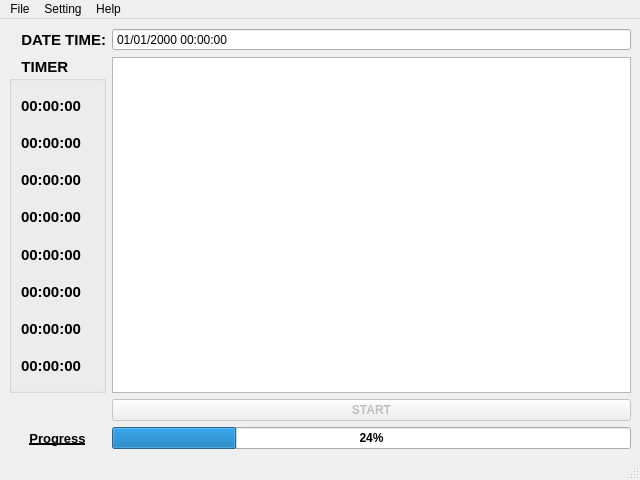
<?xml version="1.0" encoding="UTF-8"?>
<ui version="4.0">
 <class>MainWindow</class>
 <widget class="QMainWindow" name="MainWindow">
  <property name="windowModality">
   <enum>Qt::ApplicationModal</enum>
  </property>
  <property name="geometry">
   <rect>
    <x>0</x>
    <y>0</y>
    <width>640</width>
    <height>480</height>
   </rect>
  </property>
  <property name="windowTitle">
   <string>MarketCollect</string>
  </property>
  <property name="windowIcon">
   <iconset>
    <normaloff>icons/icon-app.jpg</normaloff>icons/icon-app.jpg</iconset>
  </property>
  <property name="layoutDirection">
   <enum>Qt::LeftToRight</enum>
  </property>
  <property name="autoFillBackground">
   <bool>false</bool>
  </property>
  <widget class="QWidget" name="centralwidget">
   <layout class="QGridLayout" name="gridLayout_2">
    <item row="1" column="3">
     <widget class="QPlainTextEdit" name="plainTxtLog">
      <property name="readOnly">
       <bool>true</bool>
      </property>
     </widget>
    </item>
    <item row="4" column="2">
     <widget class="QLabel" name="labelProgress">
      <property name="font">
       <font>
        <pointsize>10</pointsize>
        <weight>75</weight>
        <bold>true</bold>
        <underline>true</underline>
        <strikeout>false</strikeout>
       </font>
      </property>
      <property name="autoFillBackground">
       <bool>true</bool>
      </property>
      <property name="text">
       <string>Progress</string>
      </property>
      <property name="alignment">
       <set>Qt::AlignCenter</set>
      </property>
     </widget>
    </item>
    <item row="2" column="3">
     <widget class="QPushButton" name="btnStartStop">
      <property name="enabled">
       <bool>false</bool>
      </property>
      <property name="font">
       <font>
        <weight>75</weight>
        <bold>true</bold>
       </font>
      </property>
      <property name="text">
       <string>START</string>
      </property>
     </widget>
    </item>
    <item row="4" column="3">
     <widget class="QProgressBar" name="progressBar">
      <property name="font">
       <font>
        <weight>75</weight>
        <bold>true</bold>
       </font>
      </property>
      <property name="value">
       <number>24</number>
      </property>
      <property name="alignment">
       <set>Qt::AlignCenter</set>
      </property>
      <property name="textVisible">
       <bool>true</bool>
      </property>
      <property name="orientation">
       <enum>Qt::Horizontal</enum>
      </property>
     </widget>
    </item>
    <item row="0" column="3">
     <widget class="QDateTimeEdit" name="dateTimeEdit">
      <property name="autoFillBackground">
       <bool>true</bool>
      </property>
      <property name="wrapping">
       <bool>false</bool>
      </property>
      <property name="frame">
       <bool>true</bool>
      </property>
      <property name="readOnly">
       <bool>true</bool>
      </property>
      <property name="buttonSymbols">
       <enum>QAbstractSpinBox::NoButtons</enum>
      </property>
      <property name="showGroupSeparator" stdset="0">
       <bool>false</bool>
      </property>
      <property name="displayFormat">
       <string>dd/MM/yyyy hh:mm:ss</string>
      </property>
     </widget>
    </item>
    <item row="1" column="2" alignment="Qt::AlignHCenter">
     <widget class="QGroupBox" name="groupBox">
      <property name="sizePolicy">
       <sizepolicy hsizetype="Preferred" vsizetype="Preferred">
        <horstretch>0</horstretch>
        <verstretch>0</verstretch>
       </sizepolicy>
      </property>
      <property name="font">
       <font>
        <pointsize>11</pointsize>
        <weight>75</weight>
        <italic>false</italic>
        <bold>true</bold>
        <underline>false</underline>
       </font>
      </property>
      <property name="title">
       <string>   TIMER  </string>
      </property>
      <property name="flat">
       <bool>false</bool>
      </property>
      <property name="checkable">
       <bool>false</bool>
      </property>
      <layout class="QVBoxLayout" name="verticalLayout">
       <item>
        <widget class="QLabel" name="labelTimer0">
         <property name="font">
          <font>
           <pointsize>11</pointsize>
           <weight>75</weight>
           <italic>false</italic>
           <bold>true</bold>
           <underline>false</underline>
          </font>
         </property>
         <property name="text">
          <string>00:00:00</string>
         </property>
        </widget>
       </item>
       <item>
        <widget class="QLabel" name="labelTimer1">
         <property name="font">
          <font>
           <pointsize>11</pointsize>
           <weight>75</weight>
           <italic>false</italic>
           <bold>true</bold>
           <underline>false</underline>
          </font>
         </property>
         <property name="text">
          <string>00:00:00</string>
         </property>
        </widget>
       </item>
       <item>
        <widget class="QLabel" name="labelTimer2">
         <property name="font">
          <font>
           <pointsize>11</pointsize>
           <weight>75</weight>
           <italic>false</italic>
           <bold>true</bold>
           <underline>false</underline>
          </font>
         </property>
         <property name="text">
          <string>00:00:00</string>
         </property>
        </widget>
       </item>
       <item>
        <widget class="QLabel" name="labelTimer3">
         <property name="font">
          <font>
           <pointsize>11</pointsize>
           <weight>75</weight>
           <italic>false</italic>
           <bold>true</bold>
           <underline>false</underline>
          </font>
         </property>
         <property name="text">
          <string>00:00:00</string>
         </property>
        </widget>
       </item>
       <item>
        <widget class="QLabel" name="labelTimer4">
         <property name="font">
          <font>
           <pointsize>11</pointsize>
           <weight>75</weight>
           <italic>false</italic>
           <bold>true</bold>
           <underline>false</underline>
          </font>
         </property>
         <property name="text">
          <string>00:00:00</string>
         </property>
         <property name="textFormat">
          <enum>Qt::AutoText</enum>
         </property>
        </widget>
       </item>
       <item>
        <widget class="QLabel" name="labelTimer5">
         <property name="font">
          <font>
           <pointsize>11</pointsize>
           <weight>75</weight>
           <italic>false</italic>
           <bold>true</bold>
           <underline>false</underline>
          </font>
         </property>
         <property name="text">
          <string>00:00:00</string>
         </property>
        </widget>
       </item>
       <item>
        <widget class="QLabel" name="labelTimer6">
         <property name="font">
          <font>
           <pointsize>11</pointsize>
           <weight>75</weight>
           <italic>false</italic>
           <bold>true</bold>
           <underline>false</underline>
          </font>
         </property>
         <property name="text">
          <string>00:00:00</string>
         </property>
        </widget>
       </item>
       <item>
        <widget class="QLabel" name="labelTimer7">
         <property name="font">
          <font>
           <pointsize>11</pointsize>
           <weight>75</weight>
           <italic>false</italic>
           <bold>true</bold>
           <underline>false</underline>
          </font>
         </property>
         <property name="text">
          <string>00:00:00</string>
         </property>
        </widget>
       </item>
      </layout>
     </widget>
    </item>
    <item row="0" column="2">
     <widget class="QLabel" name="labelDateTime">
      <property name="font">
       <font>
        <pointsize>11</pointsize>
        <weight>75</weight>
        <bold>true</bold>
       </font>
      </property>
      <property name="text">
       <string>DATE TIME:</string>
      </property>
      <property name="alignment">
       <set>Qt::AlignRight|Qt::AlignTrailing|Qt::AlignVCenter</set>
      </property>
     </widget>
    </item>
   </layout>
  </widget>
  <widget class="QMenuBar" name="menubar">
   <property name="geometry">
    <rect>
     <x>0</x>
     <y>0</y>
     <width>640</width>
     <height>21</height>
    </rect>
   </property>
   <widget class="QMenu" name="menuFile">
    <property name="title">
     <string>File</string>
    </property>
    <addaction name="actionImport"/>
    <addaction name="actionSave_As"/>
    <addaction name="actionView_Output"/>
   </widget>
   <widget class="QMenu" name="menuSetting">
    <property name="title">
     <string>Setting</string>
    </property>
    <addaction name="actionRepeat_Timer"/>
    <addaction name="actionEmail_Notification"/>
    <addaction name="actionProfit_Formula"/>
    <addaction name="actionWeb_Browser_Driver"/>
    <addaction name="actionResource"/>
   </widget>
   <widget class="QMenu" name="menuHelp">
    <property name="title">
     <string>Help</string>
    </property>
    <addaction name="actionUpdate"/>
    <addaction name="actionLicense"/>
    <addaction name="actionAbout"/>
   </widget>
   <addaction name="menuFile"/>
   <addaction name="menuSetting"/>
   <addaction name="menuHelp"/>
  </widget>
  <widget class="QStatusBar" name="statusbar"/>
  <action name="actionImport">
   <property name="icon">
    <iconset>
     <normalon>icons/icon-import.png</normalon>
    </iconset>
   </property>
   <property name="text">
    <string>Import</string>
   </property>
   <property name="toolTip">
    <string>Import product list file</string>
   </property>
   <property name="statusTip">
    <string>Import product list file</string>
   </property>
   <property name="shortcut">
    <string>Ctrl+O</string>
   </property>
  </action>
  <action name="actionSave_As">
   <property name="icon">
    <iconset>
     <normalon>icons/icon-saveas.png</normalon>
    </iconset>
   </property>
   <property name="text">
    <string>Save As...</string>
   </property>
   <property name="toolTip">
    <string>Save Completed Output File As</string>
   </property>
   <property name="statusTip">
    <string>Save Completed Output File As</string>
   </property>
   <property name="shortcut">
    <string>Ctrl+S</string>
   </property>
  </action>
  <action name="actionView_Output">
   <property name="icon">
    <iconset>
     <normalon>icons/icon-preview.png</normalon>
    </iconset>
   </property>
   <property name="text">
    <string>View Output</string>
   </property>
   <property name="toolTip">
    <string>View Output of completed File</string>
   </property>
   <property name="statusTip">
    <string>View Output of completed File</string>
   </property>
   <property name="shortcut">
    <string>Ctrl+P</string>
   </property>
  </action>
  <action name="actionUpdate">
   <property name="icon">
    <iconset>
     <normaloff>icons/icon-update.png</normaloff>icons/icon-update.png</iconset>
   </property>
   <property name="text">
    <string>Update</string>
   </property>
  </action>
  <action name="actionLicense">
   <property name="icon">
    <iconset>
     <normaloff>icons/icon-license.png</normaloff>icons/icon-license.png</iconset>
   </property>
   <property name="text">
    <string>License</string>
   </property>
  </action>
  <action name="actionAbout">
   <property name="icon">
    <iconset>
     <normaloff>icons/icon-about.jpg</normaloff>icons/icon-about.jpg</iconset>
   </property>
   <property name="text">
    <string>About</string>
   </property>
  </action>
  <action name="actionRepeat_Timer">
   <property name="icon">
    <iconset>
     <normaloff>icons/icon-config-timer.png</normaloff>icons/icon-config-timer.png</iconset>
   </property>
   <property name="text">
    <string>Repeat Timer</string>
   </property>
   <property name="toolTip">
    <string>Config timer for repeat operation</string>
   </property>
   <property name="shortcut">
    <string>Ctrl+T</string>
   </property>
  </action>
  <action name="actionEmail_Notification">
   <property name="icon">
    <iconset>
     <normaloff>icons/icon-email-notification.png</normaloff>icons/icon-email-notification.png</iconset>
   </property>
   <property name="text">
    <string>Email Notification</string>
   </property>
   <property name="toolTip">
    <string>Setup email list and notification condition</string>
   </property>
   <property name="shortcut">
    <string>Ctrl+E</string>
   </property>
  </action>
  <action name="actionProfit_Formula">
   <property name="icon">
    <iconset>
     <normaloff>icons/icon-formula.png</normaloff>icons/icon-formula.png</iconset>
   </property>
   <property name="text">
    <string>Profit Formula</string>
   </property>
   <property name="toolTip">
    <string>Set Profit Formula for Output File</string>
   </property>
   <property name="shortcut">
    <string>Ctrl+Q</string>
   </property>
  </action>
  <action name="actionWeb_Browser_Driver">
   <property name="icon">
    <iconset>
     <normaloff>icons/icon-webdriver.png</normaloff>icons/icon-webdriver.png</iconset>
   </property>
   <property name="text">
    <string>Select Web Driver</string>
   </property>
   <property name="shortcut">
    <string>Ctrl+W</string>
   </property>
  </action>
  <action name="actionResource">
   <property name="icon">
    <iconset>
     <normaloff>icons/icon-resource.png</normaloff>icons/icon-resource.png</iconset>
   </property>
   <property name="text">
    <string>Config Tool Resource</string>
   </property>
   <property name="toolTip">
    <string>Config Tool Resource (i.e. number of thread/core used by tool)</string>
   </property>
   <property name="shortcut">
    <string>Ctrl+R</string>
   </property>
  </action>
 </widget>
 <resources/>
 <connections/>
</ui>
